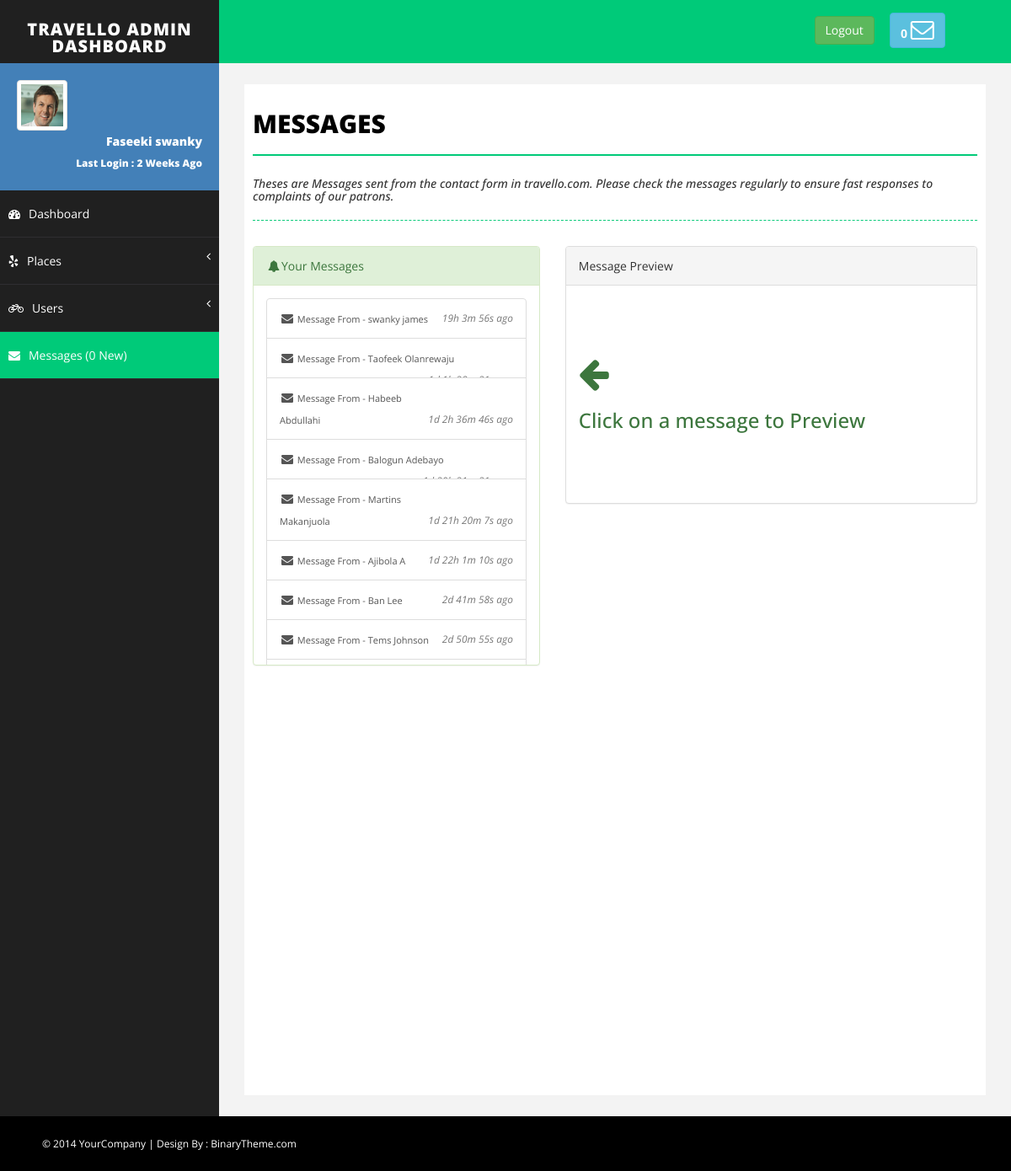
The page /admin/messages.php (signed in) on the database its author committed.
### tables this page shows
CREATE TABLE `messages` (
  `id` int(11) NOT NULL,
  `name` varchar(255) NOT NULL,
  `email` varchar(255) NOT NULL,
  `subject` varchar(255) NOT NULL,
  `message` varchar(255) NOT NULL,
  `status` varchar(255) NOT NULL DEFAULT 'unread',
  `date` varchar(255) NOT NULL,
  `time` varchar(255) NOT NULL
);

### admin/includes/login_check.php (called while the page is built, shortened)
<?php
$connect = mysqli_connect("localhost","root","","travello");
?>
<?php
    $count_unread_mssg = mysqli_query($connect,"SELECT * FROM messages WHERE status='unread'");
    $count_unread_mssg_num = mysqli_num_rows($count_unread_mssg);
?>

### admin/messages.php (the view, shortened to what this page needs)
<?php include "includes/login_check.php";?>
<!DOCTYPE html>
<html xmlns="http://www.w3.org/1999/xhtml">
<head>
    <link href="assets/css/bootstrap.css" rel="stylesheet" />
    <link href="assets/css/font-awesome.css" rel="stylesheet" />
    <link href="assets/css/basic.css" rel="stylesheet" />
    <link href="assets/css/custom.css" rel="stylesheet" />
</head>
<body>
    <div id="wrapper">
        <nav class="navbar navbar-default navbar-cls-top " role="navigation" style="margin-bottom: 0">
            <div class="navbar-header">
                <a class="navbar-brand" href="index.php">TRAVELLO ADMIN DASHBOARD</a>
            </div>
           <div class="header-right">
           <a href="logout.php" class="btn btn-md btn-success" style="margin-right: 10%; margin-left:-30%;"> Logout</a>
                <a href="message-task.html" class="btn btn-info" title="New Message"><b><?php echo $count_unread_mssg_num;?>  </b><i class="fa fa-envelope-o fa-2x"></i></a>
            </div>
        </nav>
        <nav class="navbar-default navbar-side" role="navigation">
            <div class="sidebar-collapse">
                <ul class="nav" id="main-menu">
                    <li>
                        <div class="user-img-div">
                            <img src="assets/img/user.png" class="img-thumbnail" />
                            <div class="inner-text">
                                Faseeki swanky
                            <br />
                                <small>Last Login : 2 Weeks Ago </small>
                            </div>
                        </div>
                    </li>
                    <li>
                        <a  href="index.php"><i class="fa fa-dashboard "></i>Dashboard</a>
                    </li>
                     <li>
                        <a href="#" ><i class="fa fa-yelp "></i>Places <span class="fa arrow"></span></a>
                    </li>
                     <li>
                        <a href="#" ><i class="fa fa-bicycle "></i>Users <span class="fa arrow"></span></a>
                    </li>
                    <li><a href="messages.php" class="active-menu"><i class="fa fa-envelope "></i>Messages (<?php echo $count_unread_mssg_num;?> New)</a></li>
                </ul>
            </div>
        </nav>
        <div id="page-wrapper">
            <div id="page-inner">
                <div class="row">
                    <div class="col-md-12">
                        <h1 class="page-head-line">MESSAGES</h1>
                        <h1 class="page-subhead-line"> Theses are Messages sent from the contact form in travello.com. Please check the messages regularly to ensure fast responses to complaints of our patrons. </h1>
                    </div>
                    <div class="col-md-5">
                    <div class="panel panel-success" >
                            <div class="panel-heading">
                                <i class="fa fa-bell fa-fw"></i>Your Messages
                            </div>
                            <div class="panel-body" style="height: 45rem; overflow-y: auto;">
                                <div class="list-group">
                                <?php
                                 $get_mssg = mysqli_query($connect,"SELECT * FROM messages ORDER BY id DESC");
                                 while($msssg = mysqli_fetch_assoc($get_mssg)){
                                     $msg_name = $msssg["name"];
                                     $msg_status = $msssg["status"];
                                     $msg_id = $msssg["id"];
                                     $msg_time = $msssg["time"];
                                     $time_diff = time() - $msg_time;
                                     $day = floor($time_diff / (60*60*24));
                                     $dayrem  = ($time_diff / (60*60*24)) - $day;
                                     $hour = floor($dayrem * 24);
                                     $hourrem = ($dayrem * 24) - $hour;
                                     $minute = floor($hourrem * 60);
                                     $minuterem = ($hourrem * 60) - $minute;
                                     $seconds = floor($minuterem * 60);
                                     if($msg_status == 'unread'){
                                        $msg_bg = "background: rgba(200,176,255,0.8);";
                                     }else{
                                        $msg_bg = "";
                                     }
                                     if($day == 0){
                                         $d = "";
                                     }else{
                                         $d = $day ."d";
                                     }
                                     if($hour == 0){
                                        $h = "";
                                    }else{
                                        $h = $hour ."h";
                                    }
                                    if($minute == 0){
                                        $m = "";
                                    }else{
                                        $m = $minute ."m";
                                    }
                                ?>
                                    <a onclick="document.location.reload();" href="messages.php?message=<?php echo $msg_id;?>" class="list-group-item" style="<?php echo $msg_bg;?>">
                                        <i class="fa fa-envelope fa-fw"></i><span style="font-size:1.1rem;"> Message From - <?php echo $msg_name;?></span>
                                        <span class="pull-right text-muted small"><em><?php echo $d ." " .$h ." " .$m ." " .$seconds; ?>s ago</em>
                                        </span>
                                    </a>
                                 <?php }?>
                                </div>
                            </div>
                    </div>
                    </div>
                    <div class="col-md-7">
                        <?php
                            if(isset($_GET["message"])){
                                include "includes/message.php";
                            }else{
                                include "includes/messagedef.php";
                            }
                        ?>
                    </div>
                </div>
            </div>
        </div>
    </div>
    <div id="footer-sec">
        &copy; 2014 YourCompany | Design By : <a href="http://www.binarytheme.com/" target="_blank">BinaryTheme.com</a>
    </div>
</body>
</html>

### admin/assets/css/basic.css (style rules this page uses)
body { font-family: 'Open Sans', sans-serif; line-height:25px; }
#wrapper { width: 100%; background: #202020; }
#page-wrapper { padding: 15px 15px; min-height: 600px; background: #F3F3F3; }
#page-inner { width: 100%; margin: 10px 20px 10px 0px; background-color: #fff!important; padding: 10px; min-height: 1200px; }
.page-head-line { font-size: 30px; text-transform: uppercase; color: #000; font-weight: 800; padding-bottom: 20px; border-bottom: 2px solid #00CA79; margin-bottom: 10px; }
.page-subhead-line { font-size: 14px; padding-top: 5px; padding-bottom: 20px; font-style:italic; margin-bottom:30px; border-bottom:1px dashed #00CA79; }
.navbar-cls-top .navbar-brand { color: #fff; background: #202020; width: 260px; text-align: center; height: 75px; font-size: 20px; letter-spacing: 1px; font-weight: 900; padding-top: 25px; text-transform:uppercase; }
.header-right { color: #fff; padding: 15px 50px 5px 50px; float: right; font-size: 16px; }
.user-img-div { min-height: 140px; padding: 20px; background-color: #4380B8; }
.user-img-div img { max-height: 60px; }
.user-img-div .inner-text { text-align: right; position: relative; color: #fff; font-weight: 800; line-height: 25px; }
.active-menu { background-color: #00CA79!important; }
.arrow { float: right; }
.fa.arrow:before { content: "\f104"; }
.sidebar-collapse, .sidebar-collapse .nav { background: none; }
.sidebar-collapse .nav { padding: 0; }
.sidebar-collapse .nav > li > a { color: #fff; background: #202020; text-shadow: none; padding: 15px 40px; border-bottom: 1px solid #2F2E31; }
.sidebar-collapse > .nav > li > a { padding: 15px 10px; }
.navbar-side { border: none; background-color: #202020; }
.navbar-cls-top { background: #00CA79; border-bottom: none; }
.navbar-default { border: 0px solid black; }
.navbar-header { background: #000000; }
.nav > li > a > i { margin-right: 10px; }
#footer-sec { background-color:#000; padding:20px 50px; color:#fff; font-size:12px; }
#footer-sec a { color:#fff; }
@media (min-width:768px) { #page-wrapper { margin: 0 0 0 260px; padding: 15px 30px; min-height: 1200px; } }
@media (min-width:768px) { .navbar-side { z-index: 1; position: absolute; width: 260px; } }
@media (min-width:768px) { .navbar { border-radius: 0px; } }

### rows shown on the page
messages: name "swanky james", time "19h", time "3m", time "56"
messages: name "Taofeek Olanrewaju"
messages: name "Habeeb Abdullahi", time "1d", time "2h", time "36m", time "46"
messages: name "Balogun Adebayo"
messages: name "Martins Makanjuola", time "1d", time "21h", time "20m", time "7"
messages: name "Ajibola A", time "1d", time "22h", time "1m", time "10"
messages: name "Ban Lee", time "2d", time "41m", time "58"
messages: name "Tems Johnson", time "2d", time "50m", time "55"

### other values the page prints
$count_unread_mssg_num "0"
